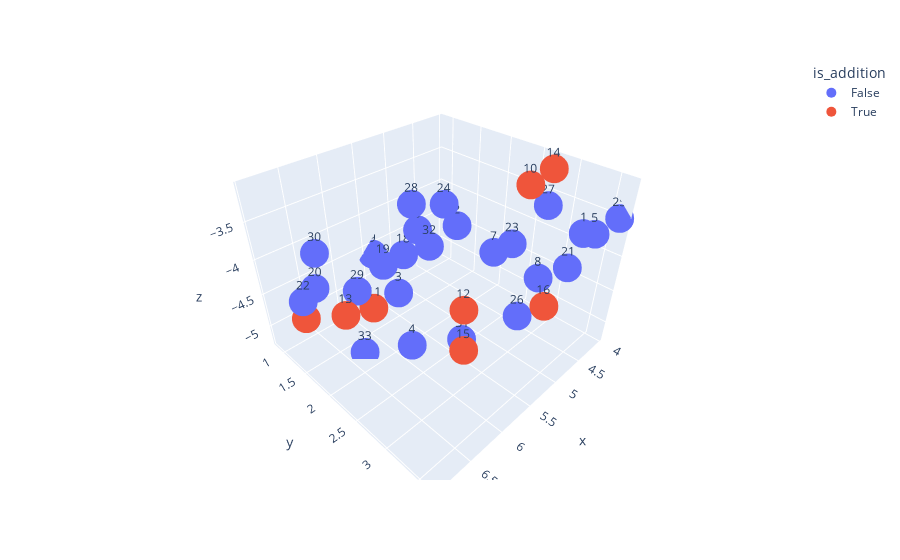

The notebook cell this image was saved under:
### Code cell
import plotly.express as px

fig = px.scatter_3d(tf_idf_reduced, y="y", x="x", z="z", text="chapter", color="is_addition")
fig.update_traces(marker_size=10)
fig.show()

### Figure 1 — Plotly figure (JSON) as saved in the notebook; plotly's stock layout.template omitted (floating-point values rounded to 4 significant figures)
{"data": [{"hovertemplate": "is_addition=False<br>x=%{x}<br>y=%{y}<br>z=%{z}<br>chapter=%{text}<extra></extra>", "legendgroup": "False", "marker": {"color": "#636efa", "size": 10, "symbol": "circle"}, "mode": "markers+text", "name": "False", "scene": "scene", "showlegend": true, "text": ["1", "2", "3", "4", "5", "6", "7", "8", "9", "18", "19", "20", "21", "22", "23", "24", "25", "26", "27", "28", "29", "30", "31", "32", "33"], "type": "scatter3d", "x": [4.185, 4.578, 5.667, 5.906, 4.589, 4.971, 4.431, 4.582, 5.407, 5.07, 6.142, 6.446, 5.048, 6.928, 5.215, 5.353, 4.049, 4.829, 4.18, 5.167, 6.256, 6.461, 5.355, 5.995, 6.323], "y": [3.299, 1.68, 1.7, 2.198, 3.633, 1.325, 2.216, 3.03, 0.8634, 1.127, 2.047, 1.017, 3.632, 1.615, 3.052, 2.193, 3.623, 2.959, 2.786, 1.439, 1.659, 1.18, 2.52, 2.621, 1.776], "z": [-3.772, -4.172, -4.704, -5.116, -3.465, -4.221, -4.418, -4.342, -4.623, -4.669, -3.873, -4.58, -3.663, -4.178, -3.562, -3.369, -3.499, -4.833, -3.603, -3.719, -4.376, -3.972, -5.168, -3.435, -5.24]}, {"hovertemplate": "is_addition=True<br>x=%{x}<br>y=%{y}<br>z=%{z}<br>chapter=%{text}<extra></extra>", "legendgroup": "True", "marker": {"color": "#EF553B", "size": 10, "symbol": "circle"}, "mode": "markers+text", "name": "True", "scene": "scene", "showlegend": true, "text": ["10", "11", "12", "13", "14", "15", "16", "17"], "type": "scatter3d", "x": [4.765, 5.851, 5.763, 6.613, 4.258, 5.756, 5.18, 6.82], "y": [2.898, 1.391, 2.9, 1.921, 2.844, 2.913, 3.512, 1.389], "z": [-3.097, -5.025, -4.225, -4.375, -3.09, -4.814, -4.155, -4.622]}], "layout": {"legend": {"title": {"text": "is_addition"}, "tracegroupgap": 0}, "margin": {"t": 60}, "scene": {"domain": {"x": [0, 1], "y": [0, 1]}, "xaxis": {"title": {"text": "x"}}, "yaxis": {"title": {"text": "y"}}, "zaxis": {"title": {"text": "z"}}}}}
